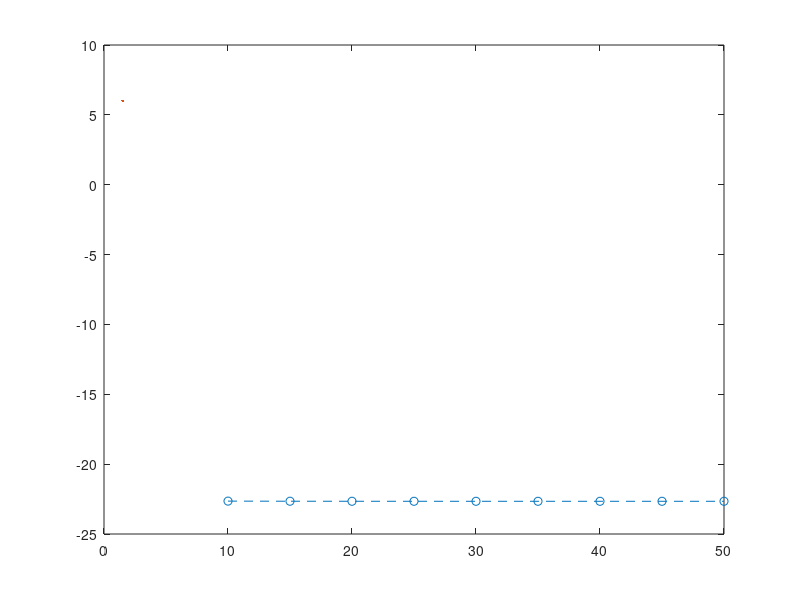

Source code (MATLAB): (Note: this script raises an error after producing the figure.)
clear
clc

cutoff_number = [10, 15, 20, 25, 30, 35, 40, 45, 50];
final_energy = [-22.6462242342, -22.6539747717, -22.6570465411, -22.6581669311, -22.6583718491, -22.6585139935, -22.6585633143, -22.6585633292, -22.6585728712];

figure(1)
plot(cutoff_number,final_energy,'o--',LineWidth=1.5,MarkerSize=6)
ax = gca;
ax.XAxis.FontSize = 16;
ax.YAxis.FontSize = 16;
ylabel("Final Energy (Ry)",FontSize=20)
xlabel("Kinetic Energy Cutoff",FontSize=20)
fig = gcf;
fig.Position(3:4)=[1000,800];